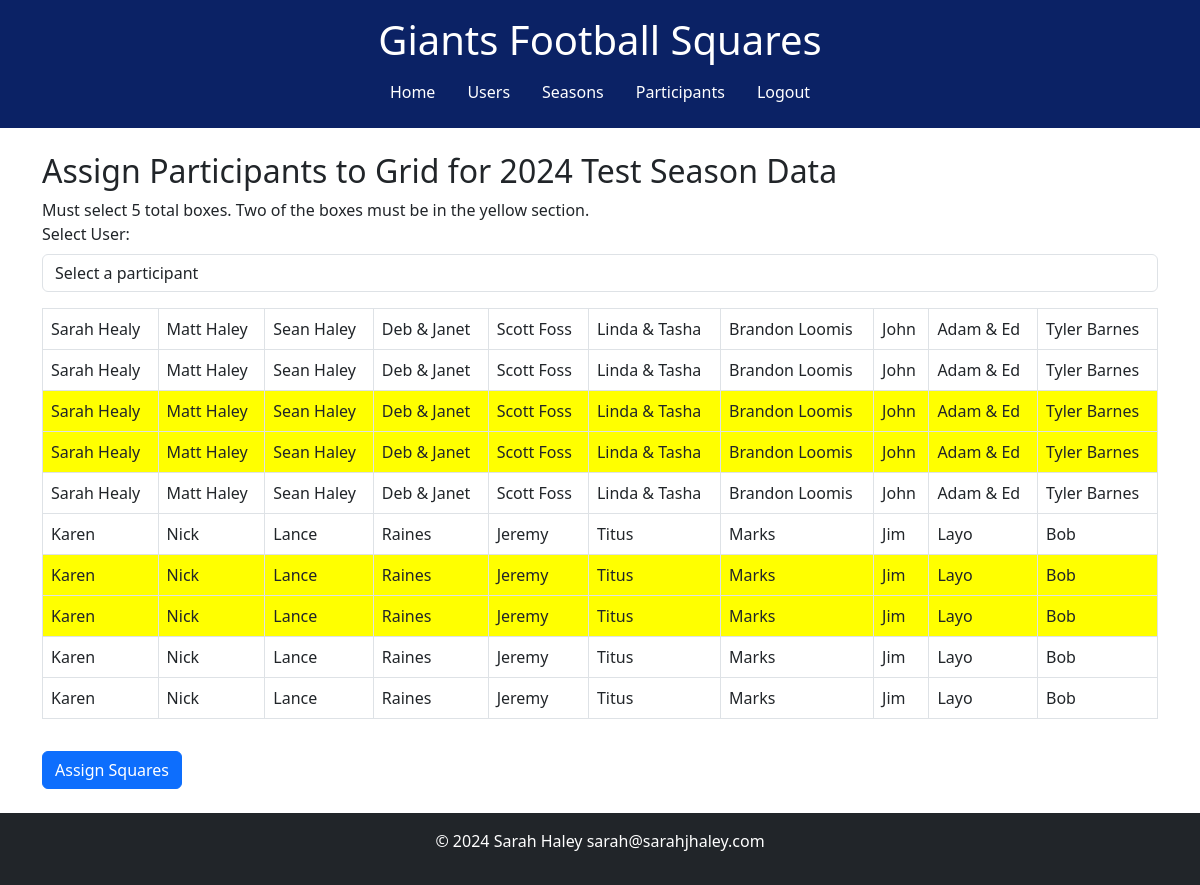
The app's page /assign/2 (signed in) with its own data.
### tables this page shows
CREATE TABLE "seasons" (
	"season_id"	INTEGER NOT NULL,
	"season_year"	INTEGER NOT NULL,
	"season_desc"	INTEGER,
	PRIMARY KEY("season_id" AUTOINCREMENT)
);

CREATE TABLE "participants" (
	"Part_ID"	INTEGER NOT NULL UNIQUE,
	"name"	TEXT NOT NULL,
	PRIMARY KEY("Part_ID" AUTOINCREMENT)
);

### app.py (the view, shortened to what this page needs)
@app.route('/assign/<int:season_id>', methods=['GET', 'POST'])
@login_required
def assign(season_id):
    conn = get_db()
    cursor = conn.cursor()
    grid_size = 10  # Assuming a 10x10 grid
    cursor.execute("SELECT part_id, name FROM participants")
    participants = cursor.fetchall()
    cursor.execute('SELECT season_id, season_year, season_desc FROM seasons WHERE season_id = ?', (season_id,))
    seasons = cursor.fetchone()
    cursor.execute('''SELECT grid_index, participants.name
                  FROM grid_spots
                  JOIN participants ON grid_spots.user_part_id = participants.part_id
                  WHERE seasonID = ?''', (season_id,))
    assigned_spots = {row[0]: row[1] for row in cursor.fetchall()}  # Convert to dictionary
    return render_template('assign.html', grid_size=grid_size, assigned_spots=assigned_spots, participants=participants, seasons=seasons)

### app.py (called while the page is built)
def get_db():
    conn = sqlite3.connect(DATABASE)
    return conn

def login_required(f):
    @wraps(f)
    def decorated_function(*args, **kwargs):
        if 'user_id' not in session:
            flash('You need to be logged in to view this page.', 'warning')
            return redirect(url_for('login'))
        return f(*args, **kwargs)
    return decorated_function

### templates/assign.html (shortened to what this page needs)
{% extends 'base.html' %}
{% block content %}
<h2>Assign Participants to Grid for {{ seasons[1] }} {{ seasons[2] }}</h2>
<form action="{{ url_for('assign', season_id=seasons[0]) }}" method="post">
    <div class="mb-3">
        Must select 5 total boxes. Two of the boxes must be in the yellow section.<br>
        <label for="user_part_id" class="form-label">Select User:</label>
        <select id="user_part_id" name="user_part_id" class="form-control" required>
            <option value="" disabled selected>Select a participant</option>
        </select>
    </div>
    <table class="table table-bordered">
        {% for row in range(grid_size) %}
        <tr>
                {% for col in range(grid_size) %}
                    {% set index = row * grid_size + col %}
                    <td {% if row == 2 or row == 3 or row == 6 or row == 7 %} style="background-color: yellow;" {% endif %}>
                        <div class="square">
                            {% if index + 1 in assigned_spots %}
                                <span>{{ assigned_spots[index + 1] }}</span>
                            {% else %}
                                <input type="checkbox" id="square-{{ index }}" name="squares[]" value="{{ index + 1 }}">
                                <label for="square-{{ index }}">{{ index + 1 }}</label>
                            {% endif %}
                        </div>
                    </td>
                {% endfor %}
            </tr>
        {% endfor %}
    </table>
    <button type="submit" class="btn btn-primary mt-3">Assign Squares</button>
</form>
{% endblock %}

### templates/base.html (shortened to what this page needs)
<!DOCTYPE html>
<html lang="en">
<head>
    <link href="https://cdn.jsdelivr.net/npm/bootstrap@5.3.0/dist/css/bootstrap.min.css" rel="stylesheet">
</head>
<body>
    <header class="bg-primary text-white text-center py-3">
        <h1>Giants Football Squares</h1>
        <nav class="nav justify-content-center">
            <a class="nav-link text-white" href="{{ url_for('home') }}">Home</a>
            {% if 'user_id' in session %}
            <a class="nav-link text-white" href="{{ url_for('register') }}">Users</a>
            <a class="nav-link text-white" href="{{ url_for('add_season') }}">Seasons</a>
            <a class="nav-link text-white" href="{{ url_for('add_part') }}">Participants</a>
            <a class="nav-link text-white" href="{{ url_for('logout') }}">Logout</a>
            {% else %}
            <a class="nav-link text-white" href="{{ url_for('login') }}">Login</a>
            {% endif %}
        </nav>
    </header>
    <main class="container mt-4">
        {% block content %}{% endblock %}
    </main>
    <footer class="bg-dark text-white text-center py-3 mt-4">
        <p>&copy; 2024 Sarah Haley sarah@sarahjhaley.com</p>
    </footer>
</body>
</html>

### templates/base.html (style rules this page uses)
:root { --bs-primary: #0B2265 !important; --bs-primary-rgb: 11, 34, 101 !important; --bs-secondary: #A5ACAF; --bs-success: #28a745; --bs-danger: #A71930; --bs-warning: #ffc107; --bs-info: #17a2b8; --bs-light: #f8f9fa; --bs-dark: #343a40; }

### records on screen
seasons: season_year "2024", season_desc "Test Season Data"
participants: name "Sarah Healy" "Sarah Healy" "Sarah Healy" "Sarah Healy" "Sarah Healy"
participants: name "Matt Haley" "Matt Haley" "Matt Haley" "Matt Haley" "Matt Haley"
participants: name "Sean Haley" "Sean Haley" "Sean Haley" "Sean Haley" "Sean Haley"
participants: name "Deb & Janet" "Deb & Janet" "Deb & Janet" "Deb & Janet" "Deb & Janet"
participants: name "Scott Foss" "Scott Foss" "Scott Foss" "Scott Foss" "Scott Foss"
participants: name "Linda & Tasha" "Linda & Tasha" "Linda & Tasha" "Linda & Tasha" "Linda & Tasha"
participants: name "Brandon Loomis" "Brandon Loomis" "Brandon Loomis" "Brandon Loomis" "Brandon Loomis"
participants: name "John" "John" "John" "John" "John"
participants: name "Adam & Ed" "Adam & Ed" "Adam & Ed" "Adam & Ed" "Adam & Ed"
participants: name "Tyler Barnes" "Tyler Barnes" "Tyler Barnes" "Tyler Barnes" "Tyler Barnes"
participants: name "Karen" "Karen" "Karen" "Karen" "Karen"
participants: name "Nick" "Nick" "Nick" "Nick" "Nick"
participants: name "Lance" "Lance" "Lance" "Lance" "Lance"
participants: name "Raines" "Raines" "Raines" "Raines" "Raines"
participants: name "Jeremy" "Jeremy" "Jeremy" "Jeremy" "Jeremy"
participants: name "Titus" "Titus" "Titus" "Titus" "Titus"
participants: name "Marks" "Marks" "Marks" "Marks" "Marks"
participants: name "Jim" "Jim" "Jim" "Jim" "Jim"
participants: name "Layo" "Layo" "Layo" "Layo" "Layo"
participants: name "Bob" "Bob" "Bob" "Bob" "Bob"
